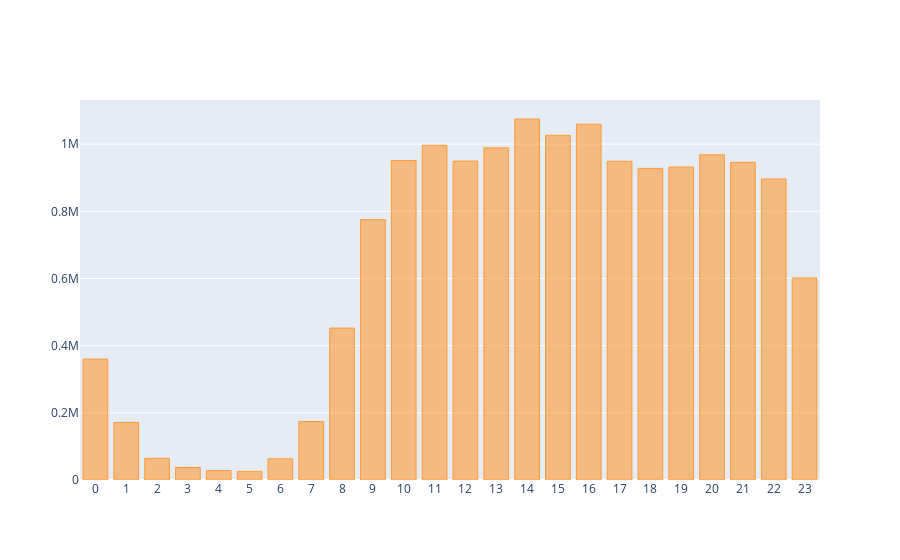

The notebook cell this image was saved under:
### Code cell
layout = {
    'xaxis':{
        'showticklabels':True,
        'dtick':1
    }
}
    
orders_payments_hour.iplot(kind = 'bar', layout=layout)

### Figure 1 — Plotly figure (JSON) as saved in the notebook; plotly's stock layout.template omitted (floating-point values rounded to 4 significant figures)
{"data": [{"marker": {"color": "rgba(255, 153, 51, 0.6)", "line": {"color": "rgba(255, 153, 51, 1.0)", "width": 1}}, "name": "payment_value", "orientation": "v", "text": "", "type": "bar", "x": [0, 1, 2, 3, 4, 5, 6, 7, 8, 9, 10, 11, 12, 13, 14, 15, 16, 17, 18, 19, 20, 21, 22, 23], "y": [360000.0, 171400.0, 64570.0, 37550.0, 28210.0, 25620.0, 63220.0, 173900.0, 452300.0, 775100.0, 951000.0, 996500.0, 949600.0, 988900.0, 1075000.0, 1026000.0, 1059000.0, 949000.0, 927800.0, 931800.0, 968200.0, 945900.0, 896300.0, 601500.0]}], "layout": {"xaxis": {"dtick": 1, "showticklabels": true}}}
